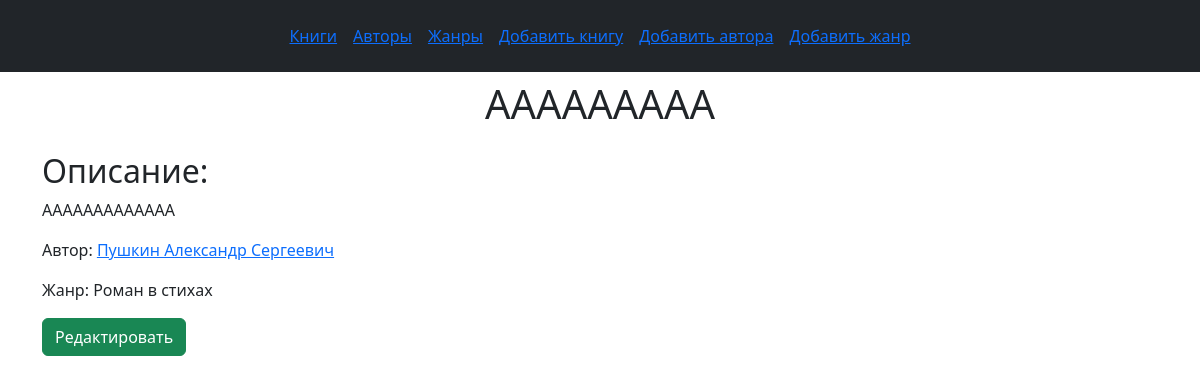
The page /books/26 on the database as committed earlier.
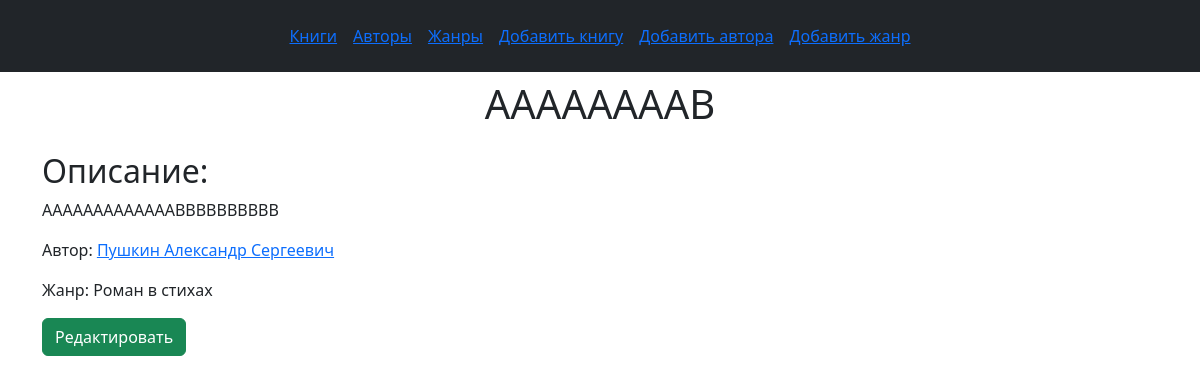
The same page on the database as committed later.
### books/models.py (models this page shows, shortened)
class Book(models.Model):
	title = models.CharField('Название книги', max_length=255, db_index=True)
	discription = models.TextField('Описание книги', max_length=1000, blank=True)
	author = models.ForeignKey(Author, verbose_name='Автор книги', on_delete=models.SET_NULL, null=True)
	genre  = models.ForeignKey(Genre, verbose_name='Жанр книги', on_delete=models.SET_NULL, null=True)
	class Meta:
		ordering = ['title']
		verbose_name = 'Книга'
		verbose_name_plural = 'Книги'

class Author(models.Model):
	fio = models.CharField('ФИО автора', max_length=255, db_index=True)
	bio = models.TextField('Биография автора', max_length=1000)
	birth_date = models.DateField('Дата рождения', blank=True)
	death_date = models.DateField('Дата смерти', blank=True)
	class Meta:
		ordering = ['fio']
		verbose_name = 'Автор'
		verbose_name_plural = 'Авторы'

class Genre(models.Model):
	name = models.CharField('Название жанра', max_length=50, unique=True)
	class Meta:
		verbose_name = 'Жанр'
		verbose_name_plural = 'Жанры'

### books/views.py (the view)
# urls.py: path('books/<int:pk>', views.BookDetailView.as_view(), name='book_detail'),
class BookDetailView(DetailView):
	model = Book
	template_name = 'books/book_detail.html'
	context_object_name = 'book'

### books/templates/books/book_detail.html (shortened to what this page needs)
{% extends 'books/base.html' %}
{% block content %}
<div class="contaner">
	<h1 class="text-center mt-2">{{ book.title }}</h1>
	<div class="d-flex justify-content-center mt-2">
		<div class="container">
			<h2 class="mt-3">Описание:</h2>
			<p>{{ book.discription }}</p>
			<p>Автор: <a href="{% url 'author_detail' book.author.pk %}">{{ book.author.fio }}</a></p>
			<p>Жанр: {{ book.genre.name }}</p>
			<a href="{% url 'book_update' book.pk %}" class="btn btn-success">Редактировать</a>
		</div>
	</div>
</div>
{% endblock %}

Rows that differ between the two databases and show on the page:
changed Book "Пушкин Александр Сергеевич": title "ААААААААА" → "ААААААААB"; discription "ААААААААААААА" → "АААААААААААААBBBBBBBBBB"
